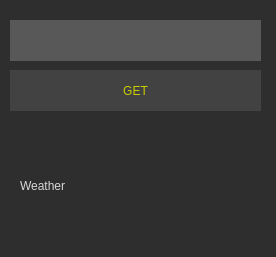
<?xml version="1.0" encoding="UTF-8"?>
<ui version="4.0">
 <class>Dialog</class>
 <widget class="QDialog" name="Dialog">
  <property name="geometry">
   <rect>
    <x>0</x>
    <y>0</y>
    <width>276</width>
    <height>257</height>
   </rect>
  </property>
  <property name="windowTitle">
   <string>Dialog</string>
  </property>
  <property name="styleSheet">
   <string notr="true">background-color:#2E2E2E</string>
  </property>
  <widget class="QLabel" name="label">
   <property name="geometry">
    <rect>
     <x>20</x>
     <y>130</y>
     <width>231</width>
     <height>111</height>
    </rect>
   </property>
   <property name="styleSheet">
    <string notr="true">color:#D8D8D8;
font: 12pt &quot;Gadugi&quot;;</string>
   </property>
   <property name="text">
    <string>Weather</string>
   </property>
  </widget>
  <widget class="QLineEdit" name="lineEdit">
   <property name="geometry">
    <rect>
     <x>10</x>
     <y>20</y>
     <width>251</width>
     <height>41</height>
    </rect>
   </property>
   <property name="styleSheet">
    <string notr="true">color: #ff8000;
font: 12pt &quot;Gadugi&quot;;
background-color:#585858;
border:none; </string>
   </property>
  </widget>
  <widget class="QPushButton" name="pushButton">
   <property name="geometry">
    <rect>
     <x>10</x>
     <y>70</y>
     <width>251</width>
     <height>41</height>
    </rect>
   </property>
   <property name="styleSheet">
    <string notr="true">QPushButton{
	font: 12pt &quot;Gadugi&quot;;
	color:#cccc00;
	background-color:#424242;
	border:none;
}
QPushButton:hover{
	color:#ffd9b3;
	background-color:#848484;
}
QPushButton:pressed{
	color:#ff9933;
	background-color:#848484;
}</string>
   </property>
   <property name="text">
    <string>GET</string>
   </property>
   <property name="default">
    <bool>false</bool>
   </property>
  </widget>
 </widget>
 <resources/>
 <connections/>
</ui>
